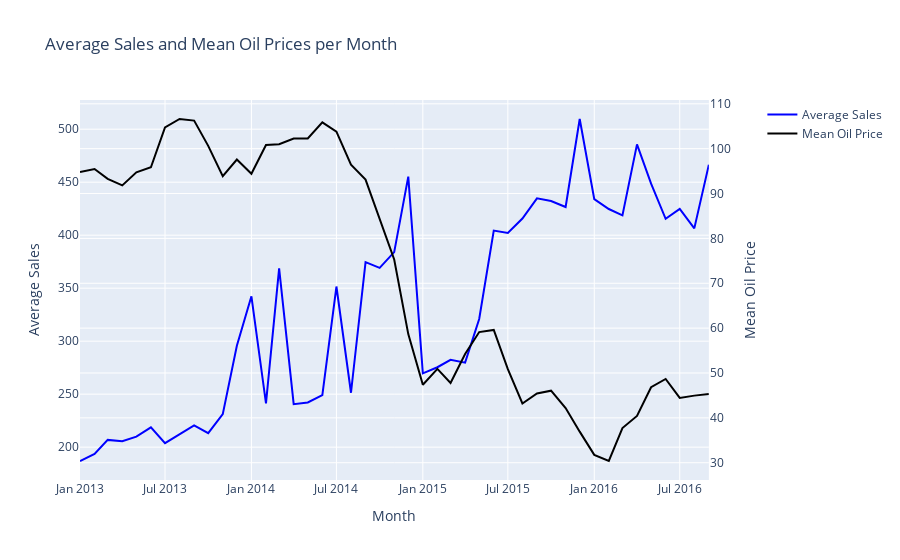

The notebook cell this image was saved under:
### Code cell
train_data['year_month'] = pd.to_datetime(train_data['date']).dt.to_period('M')
monthly_sales_summary = train_data.groupby('year_month')['item_sales'].mean().reset_index()
monthly_sales_summary['year_month'] = monthly_sales_summary['year_month'].dt.to_timestamp()

monthly_oil_price_summary = train_data.groupby('year_month')['oil_price'].mean().reset_index()
monthly_oil_price_summary['year_month'] = monthly_oil_price_summary['year_month'].dt.to_timestamp()

fig = make_subplots(specs=[[{"secondary_y": True}]])

fig.add_trace(
    go.Scatter(x=monthly_sales_summary['year_month'], y=monthly_sales_summary['item_sales'], name='Average Sales', line=dict(color='blue')),
    secondary_y=False,
)

fig.add_trace(
    go.Scatter(x=monthly_oil_price_summary['year_month'], y=monthly_oil_price_summary['oil_price'], name='Mean Oil Price', line=dict(color='black')),
    secondary_y=True,
)

fig.update_layout(
    title_text='Average Sales and Mean Oil Prices per Month',
    xaxis_title='Month',
)

fig.update_yaxes(title_text='Average Sales', secondary_y=False)
fig.update_yaxes(title_text='Mean Oil Price', secondary_y=True)

fig.show()

### Figure 1 — Plotly figure (JSON) as saved in the notebook; plotly's stock layout.template omitted (floating-point values rounded to 4 significant figures)
{"data": [{"line": {"color": "blue"}, "name": "Average Sales", "type": "scatter", "x": ["2013-01-01T00:00:00", "2013-02-01T00:00:00", "2013-03-01T00:00:00", "2013-04-01T00:00:00", "2013-05-01T00:00:00", "2013-06-01T00:00:00", "2013-07-01T00:00:00", "2013-08-01T00:00:00", "2013-09-01T00:00:00", "2013-10-01T00:00:00", "2013-11-01T00:00:00", "2013-12-01T00:00:00", "2014-01-01T00:00:00", "2014-02-01T00:00:00", "2014-03-01T00:00:00", "2014-04-01T00:00:00", "2014-05-01T00:00:00", "2014-06-01T00:00:00", "2014-07-01T00:00:00", "2014-08-01T00:00:00", "2014-09-01T00:00:00", "2014-10-01T00:00:00", "2014-11-01T00:00:00", "2014-12-01T00:00:00", "2015-01-01T00:00:00", "2015-02-01T00:00:00", "2015-03-01T00:00:00", "2015-04-01T00:00:00", "2015-05-01T00:00:00", "2015-06-01T00:00:00", "2015-07-01T00:00:00", "2015-08-01T00:00:00", "2015-09-01T00:00:00", "2015-10-01T00:00:00", "2015-11-01T00:00:00", "2015-12-01T00:00:00", "2016-01-01T00:00:00", "2016-02-01T00:00:00", "2016-03-01T00:00:00", "2016-04-01T00:00:00", "2016-05-01T00:00:00", "2016-06-01T00:00:00", "2016-07-01T00:00:00", "2016-08-01T00:00:00", "2016-09-01T00:00:00"], "xaxis": "x", "y": [187.0, 193.6, 206.9, 205.6, 209.9, 218.7, 203.8, 212.5, 220.6, 213.2, 231.1, 295.6, 342.3, 241.3, 368.7, 240.6, 242.2, 249.2, 351.6, 251.4, 374.5, 369.2, 384.1, 455.3, 269.7, 275.4, 282.4, 279.7, 321.0, 404.3, 402.0, 415.7, 434.7, 432.2, 426.6, 509.6, 434.1, 424.7, 418.7, 485.7, 448.6, 415.4, 424.7, 406.4, 466.5], "yaxis": "y"}, {"line": {"color": "black"}, "name": "Mean Oil Price", "type": "scatter", "x": ["2013-01-01T00:00:00", "2013-02-01T00:00:00", "2013-03-01T00:00:00", "2013-04-01T00:00:00", "2013-05-01T00:00:00", "2013-06-01T00:00:00", "2013-07-01T00:00:00", "2013-08-01T00:00:00", "2013-09-01T00:00:00", "2013-10-01T00:00:00", "2013-11-01T00:00:00", "2013-12-01T00:00:00", "2014-01-01T00:00:00", "2014-02-01T00:00:00", "2014-03-01T00:00:00", "2014-04-01T00:00:00", "2014-05-01T00:00:00", "2014-06-01T00:00:00", "2014-07-01T00:00:00", "2014-08-01T00:00:00", "2014-09-01T00:00:00", "2014-10-01T00:00:00", "2014-11-01T00:00:00", "2014-12-01T00:00:00", "2015-01-01T00:00:00", "2015-02-01T00:00:00", "2015-03-01T00:00:00", "2015-04-01T00:00:00", "2015-05-01T00:00:00", "2015-06-01T00:00:00", "2015-07-01T00:00:00", "2015-08-01T00:00:00", "2015-09-01T00:00:00", "2015-10-01T00:00:00", "2015-11-01T00:00:00", "2015-12-01T00:00:00", "2016-01-01T00:00:00", "2016-02-01T00:00:00", "2016-03-01T00:00:00", "2016-04-01T00:00:00", "2016-05-01T00:00:00", "2016-06-01T00:00:00", "2016-07-01T00:00:00", "2016-08-01T00:00:00", "2016-09-01T00:00:00"], "xaxis": "x", "y": [94.78, 95.46, 93.26, 91.82, 94.74, 95.85, 104.7, 106.6, 106.2, 100.6, 93.89, 97.58, 94.4, 100.8, 101.0, 102.3, 102.3, 105.9, 103.8, 96.43, 93.11, 84.56, 75.3, 58.67, 47.37, 50.92, 47.79, 54.25, 59.12, 59.6, 50.85, 43.2, 45.44, 46.06, 42.2, 36.93, 31.76, 30.39, 37.74, 40.43, 46.83, 48.68, 44.45, 44.96, 45.34], "yaxis": "y2"}], "layout": {"title": {"text": "Average Sales and Mean Oil Prices per Month"}, "xaxis": {"anchor": "y", "domain": [0, 0.94], "title": {"text": "Month"}}, "yaxis": {"anchor": "x", "domain": [0, 1], "title": {"text": "Average Sales"}}, "yaxis2": {"anchor": "x", "overlaying": "y", "side": "right", "title": {"text": "Mean Oil Price"}}}}
